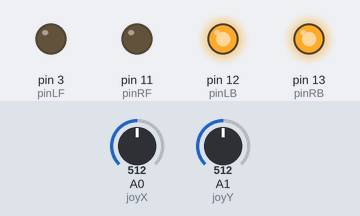
This sketch was run on a simulated Arduino Uno, built with avr-gcc and run on an emulated ATmega328P. Parts: output pins drawn as LEDs (lit = HIGH). The test bench sets the inputs (shaded band); at power-on: A1 (joyY) = 512, A0 (joyX) = 512.

Above: at 1.2 s.
1.3 s: A1 (joyY) set to 716
At 2.0 s:
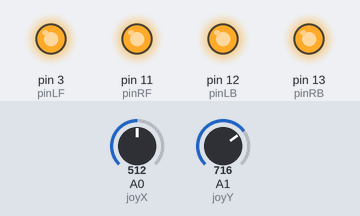
2.8 s: A1 (joyY) set to 511
At 3.2 s:
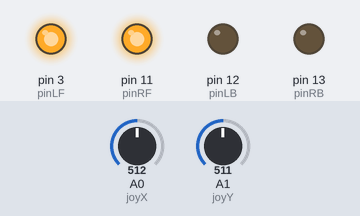
4.3 s: A1 (joyY) set to 900
At 5.5 s:
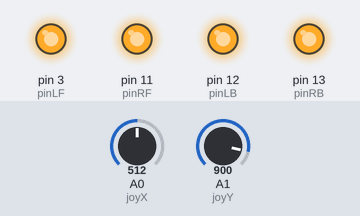
5.8 s: A1 (joyY) set to 306
At 6.6 s:
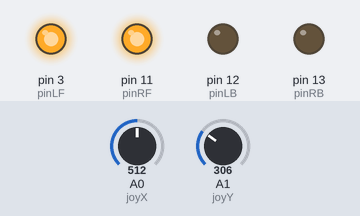
Timing chart, 0 to 8.3 s (numbered marks = the images above; inputs shaded):
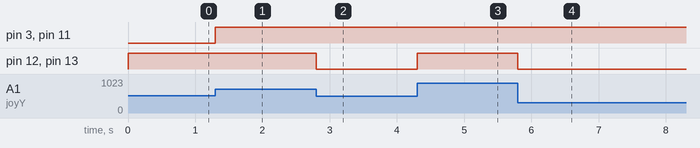

The sketch:

sketch_dec18b.ino
```cpp
/*
L = left
R = right
F = forward
B = backward
*/

#define joyX A0
#define joyY A1
int pinLB = 12; // define pin 12
int pinLF = 3; // define pin 3
int pinRB = 13; // define pin 13
int pinRF = 11; // define pin 11
int val, xValue, yValue, defX, defY;

void setup()
{
Serial.begin(9600); // define pin for motor output
pinMode(pinLB,OUTPUT); // pin 12
pinMode(pinLF,OUTPUT); // pin 3 (PWM)
pinMode(pinRB,OUTPUT); // pin 13
pinMode(pinRF,OUTPUT); // pin 11 (PWM)
defX = analogRead(joyX);
defY = analogRead(joyY);
}
void advance() // move forward
{
digitalWrite(pinLB,HIGH); // right wheel moves forward
digitalWrite(pinRB,HIGH); // left wheel moves forward
analogWrite(pinLF,255);
analogWrite(pinRF,255);
}
void stop() // stop
{
digitalWrite(pinLB,HIGH);
digitalWrite(pinRB,HIGH);
analogWrite(pinLF,0);
analogWrite(pinRF,0);
}
void right() // turn right (single wheel)
{
digitalWrite(pinLB,HIGH); // left wheel moves forward
digitalWrite(pinRB,LOW); // right wheel moves backward
analogWrite(pinLF, 255);
analogWrite(pinRF, 255);
}
void left() // turn left (single wheel)
{
digitalWrite(pinLB,LOW); // left wheel moves forward
digitalWrite(pinRB,HIGH); // right wheel moves backward
analogWrite(pinLF, 255);
analogWrite(pinRF,255);
}
void back() // move backward
{
digitalWrite(pinLB,LOW); // left wheel moves backward
digitalWrite(pinRB,LOW); // right wheel moves backward
analogWrite(pinLF,255);
analogWrite(pinRF,255);
}
void loop()
{

xValue = analogRead(joyX);
yValue = analogRead(joyY);

if(yValue-defY > 0){
  advance();
} else if (yValue-defY < 0){
  back();
} else {
  stop();
}


// Serial.print(xValue);
// Serial.print("\t");
// Serial.println(yValue);

// val=Serial.read();
// if(val=='U')advance();
// if(val=='D')back();
// if(val=='L')left() ;
// if(val=='R')right();
// if(val=='S')stop();
}
```

Measured:
- after the input at 1.3 s, pin 3 (pinLF), pin 11 (pinRF): LOW → HIGH at once
- after the input at 2.8 s, pin 12 (pinLB), pin 13 (pinRB): HIGH → LOW at once
- after the input at 4.3 s, pin 12 (pinLB), pin 13 (pinRB): LOW → HIGH at once
- after the input at 5.8 s, pin 12 (pinLB), pin 13 (pinRB): HIGH → LOW at once
